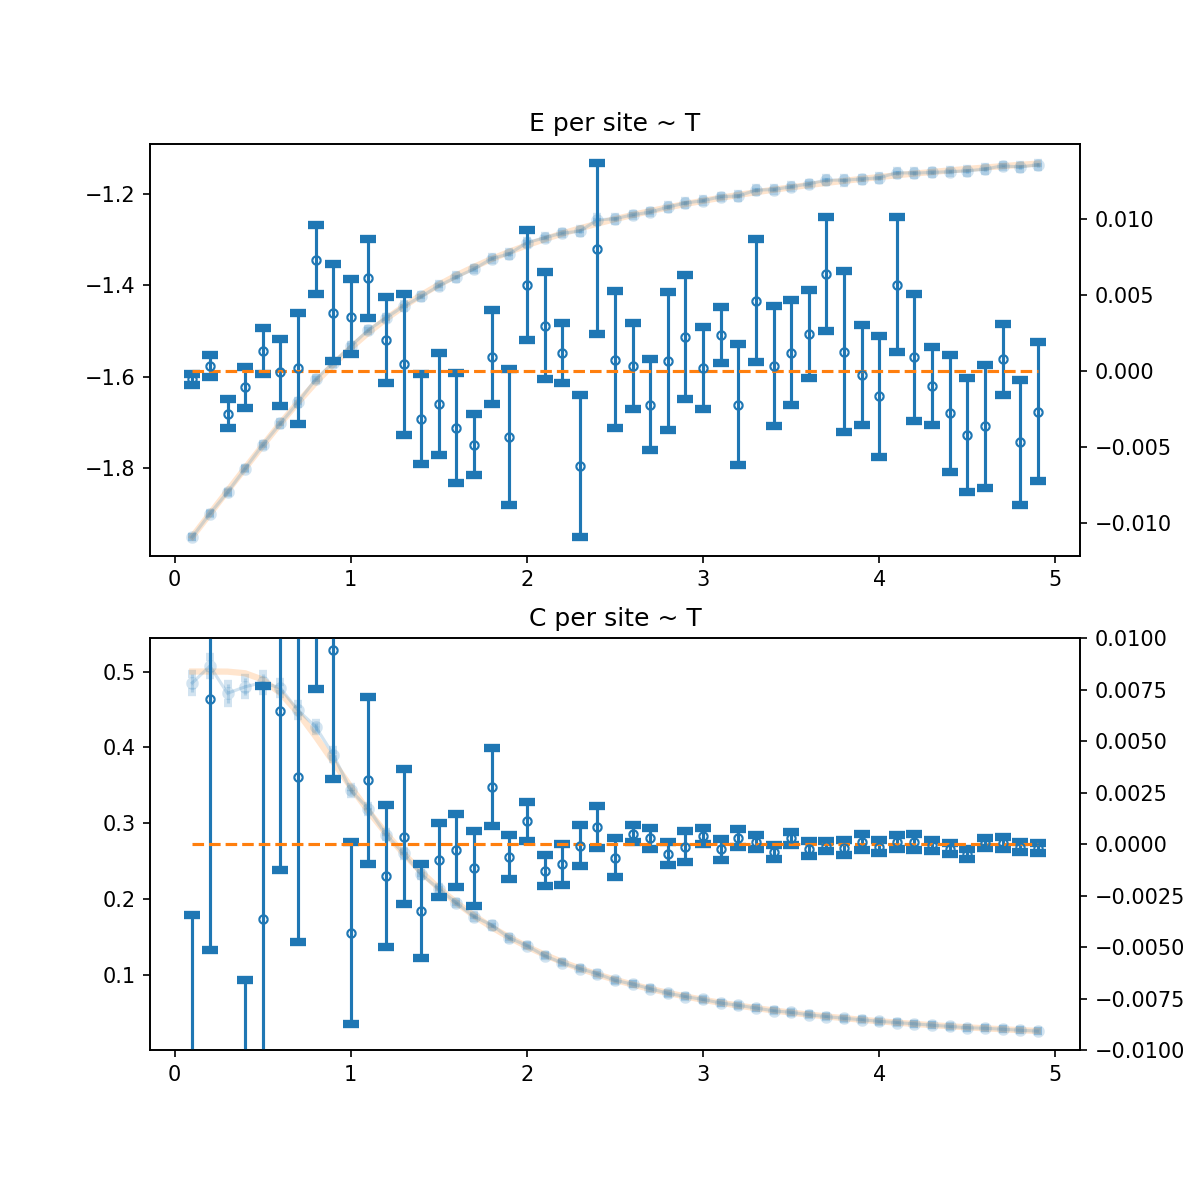

Source code (Python):
# -*- coding: utf-8 -*-
import numpy as np
import pandas as pd
import matplotlib.pyplot as plt

# theoretical value for 2*1 case
theoryU = [-1.95, -1.9, -1.85, -1.80009, -1.75067, -1.70255, -1.65662, -1.61357, \
-1.57377, -1.53731, -1.50412, -1.47399, -1.44666, -1.42186, -1.39934, \
-1.37885, -1.36016, -1.34308, -1.32742, -1.31304, -1.29978, -1.28755, \
-1.27622, -1.26571, -1.25594, -1.24683, -1.23833, -1.23037, -1.22291, \
-1.2159, -1.20931, -1.2031, -1.19724, -1.1917, -1.18645, -1.18148, \
-1.17677, -1.17228, -1.16802, -1.16395, -1.16008, -1.15638, -1.15285, \
-1.14947, -1.14623, -1.14313, -1.14016, -1.13731, -1.13457]
theoryC = [0.5, 0.5, 0.499856, 0.49773, 0.489258, 0.471647, 0.44579, 0.414629, \
0.381241, 0.347956, 0.316243, 0.286876, 0.260168, 0.236144, 0.214674, \
0.195555, 0.178552, 0.16343, 0.14997, 0.137969, 0.127248, 0.117649, \
0.109033, 0.10128, 0.0942856, 0.0879603, 0.0822253, 0.0770127, \
0.0722637, 0.0679269, 0.0639576, 0.0603169, 0.0569704, 0.0538882, \
0.0510438, 0.0484141, 0.0459784, 0.0437185, 0.0416183, 0.0396632, \
0.0378405, 0.0361387, 0.0345475, 0.0330577, 0.0316609, 0.0303497, \
0.0291172, 0.0279575, 0.026865]
    
siteNum = 2

temperature = pd.read_csv("temperature.csv",header=None)
temperature = temperature.dropna(axis=1, how='all')
temperature = temperature.to_numpy()[0]

resultE = pd.read_csv("resultE.csv",header=None)
resultE = resultE.dropna(axis=1, how='all')
size = resultE.shape
resultE = resultE.to_numpy()

resultEsq = pd.read_csv("resultEsq.csv",header=None)
resultEsq = resultEsq.dropna(axis=1, how='all')
resultEsq = resultEsq.to_numpy()

# resultM = pd.read_csv("resultM.csv",header=None)
# resultM = resultM.dropna(axis=1, how='all')
# resultM = resultM.to_numpy()

# resultMsq = pd.read_csv("resultMsq.csv",header=None)
# resultMsq = resultMsq.dropna(axis=1, how='all')
# resultMsq = resultMsq.to_numpy()


specificHeat = np.zeros((size[0],size[1]),dtype='float')
for i in range(size[0]):
    for j in range(size[1]):
        specificHeat[i][j] = (resultEsq[i][j] - resultE[i][j] ** 2) / temperature[j] ** 2
        
# susceptibility = np.zeros((size[0],size[1]),dtype='float')
# for i in range(size[0]):
#     for j in range(size[1]):
#         susceptibility[i][j] = (resultMsq[i][j] - resultM[i][j] ** 2) / temperature[j]

resultU = np.mean(resultE/siteNum,axis=0)
deviationU = np.sqrt(np.var(resultE/siteNum,axis=0)/(size[0]-1))
resultC = np.mean(specificHeat/siteNum,axis=0)
deviationC = np.sqrt(np.var(specificHeat/siteNum,axis=0)/(size[0]-1))
# resultaveM = np.mean(resultM/siteNum,axis=0)
# deviationM = np.sqrt(np.var(resultM/siteNum,axis=0)/(size[0]-1))
# resultChi = np.mean(susceptibility/siteNum,axis=0)
# deviationChi = np.sqrt(np.var(susceptibility/siteNum,axis=0)/(size[0]-1))

# %% Draw Physical Quantities
baseline = np.zeros(size[1],dtype='float')

fig = plt.figure(figsize=(8,8),dpi=150)
ax1 = fig.add_subplot(211)
ax1.errorbar(temperature, resultU, yerr=deviationU, marker='o',
        ms=2, mew=4, capsize=2, capthick=1, alpha=0.2)
ax1.plot(temperature,theoryU,linewidth=3, alpha=0.2)
ax2 = ax1.twinx()
ax2.errorbar(temperature, resultU-theoryU, yerr=deviationU, marker='o',
          ms=1, mew=4, capsize=4, capthick=1, linestyle='none')
ax2.plot(temperature, baseline, linestyle='dashed')
ax1.set_title("E per site ~ T")


specificHeatax1 = fig.add_subplot(212)
specificHeatax1.errorbar(temperature, resultC, yerr=deviationC, marker='o',
        ms=2, mew=4, capsize=2, capthick=1, alpha=0.2)
specificHeatax1.plot(temperature,theoryC,linewidth=3, alpha=0.2)
specificHeatax2 = specificHeatax1.twinx()
specificHeatax2.errorbar(temperature, resultC-theoryC, yerr=deviationC, marker='o',
          ms=1, mew=4, capsize=4, capthick=1, linestyle='none')
specificHeatax2.set_ylim(-0.01,0.01)
specificHeatax2.plot(temperature, baseline, linestyle='dashed')
specificHeatax1.set_title("C per site ~ T")

# magax1 = fig.add_subplot(223)
# magax1.errorbar(temperature, resultaveM, yerr=deviationM, marker='o',
#         ms=2, mew=4, capsize=2, capthick=1, alpha=0.2)
# magax1.plot(temperature,theoryM,linewidth=3, alpha=0.2)
# magax2 = magax1.twinx()
# magax2.errorbar(temperature, resultaveM-theoryM, yerr=deviationM, marker='o',
#           ms=1, mew=4, capsize=4, capthick=1, linestyle='none')
# magax2.plot(temperature, baseline, linestyle='dashed')
# magax1.set_title("M per site ~ T")

# susceptibilityax1 = fig.add_subplot(224)
# susceptibilityax1.errorbar(temperature, resultChi, yerr=deviationChi, marker='o',
#         ms=2, mew=4, capsize=2, capthick=1, alpha=0.2)
# susceptibilityax1.plot(temperature,theoryChi,linewidth=3, alpha=0.2)
# susceptibilityax2 = susceptibilityax1.twinx()
# susceptibilityax2.errorbar(temperature, resultChi-theoryChi, yerr=deviationChi, marker='o',
#           ms=1, mew=4, capsize=4, capthick=1, linestyle='none')
# susceptibilityax2.plot(temperature, baseline, linestyle='dashed')
# susceptibilityax1.set_title(r"$\chi$ per site ~ T")

plt.savefig("Heisenberg2by1")